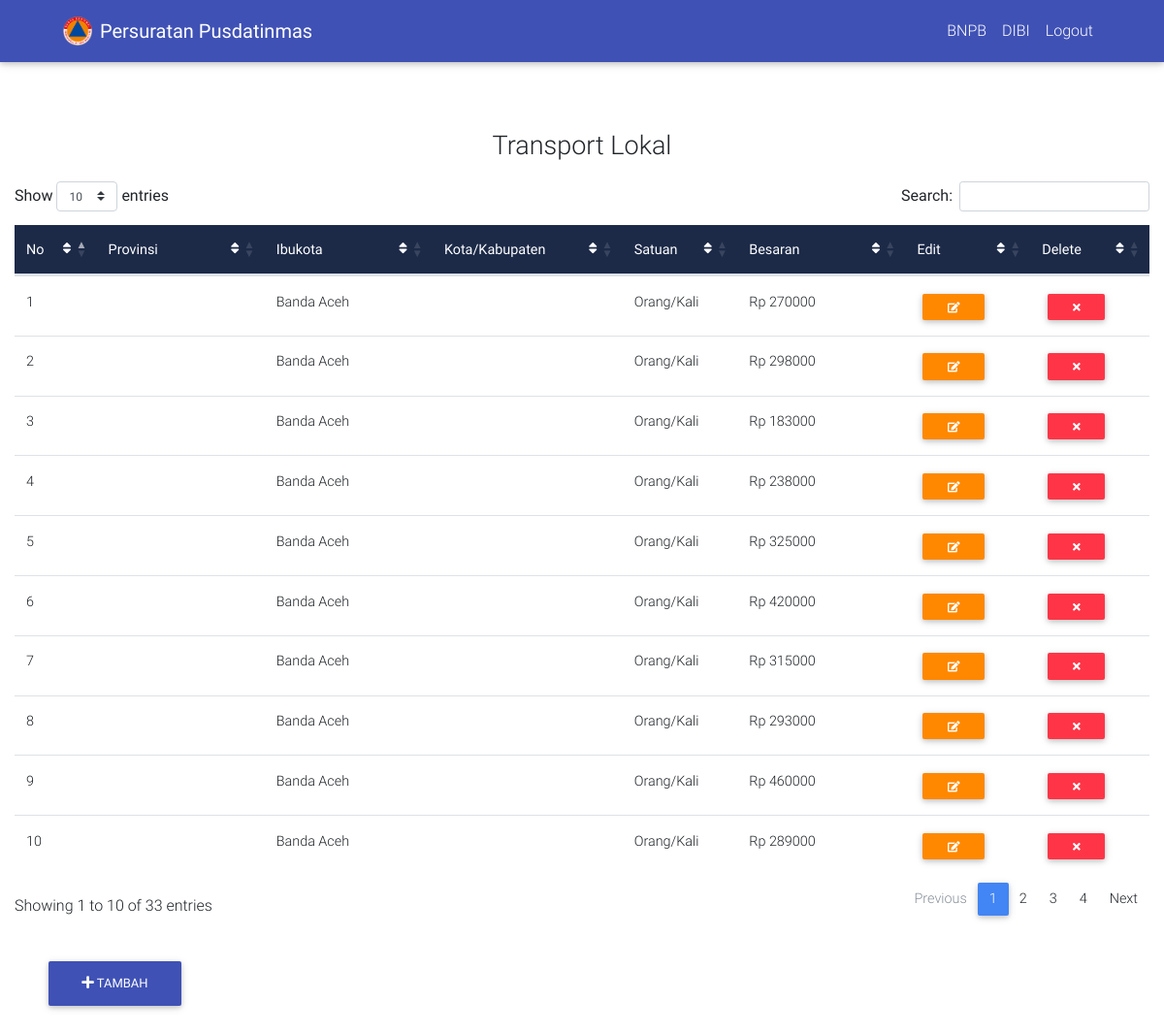
The app's page /index.php/home/transport_lokal with its own data.
### tables this page shows
CREATE TABLE IF NOT EXISTS `transportasi_lokal` (
  `id` int(10) NOT NULL AUTO_INCREMENT,
  `ibukota` varchar(200) NOT NULL DEFAULT '0',
  `kabupaten` varchar(200) NOT NULL DEFAULT '0',
  `besaran` int(12) NOT NULL DEFAULT '0',
  PRIMARY KEY (`id`)
);

### application/controllers/Home.php (called while the page is built, shortened)
<?php
class Home extends CI_Controller {
	function __Construct()
    {
        $this->load->model("home_model");
        $this->load->library("pagination");
    }
	public function transport_lokal()
	{
		$data['transport'] = $this->home_model->get_transport_lokal();
		$this->load->view('layouts/nav');
		$this->load->view('layouts/header');
		$this->load->view('transport_lokal', $data);
	}
}

### index.php (called while the page is built, shortened)
<?php
require_once BASEPATH.'core/CodeIgniter.php';

### application/models/Home_model.php (called while the page is built, shortened)
<?php
class Home_model extends CI_Model {
	function get_transport_lokal() {
		$this->db->from('transportasi_lokal');
		$query = $this->db->get();
		return $query->result();
	}
}
?>

### application/views/transport_lokal.php (the view, shortened to what this page needs)
<body>
  <div class="container-fluid" style="padding-top: 10vh; padding-bottom: 15vh">
        <p style="font-size: 27px; text-align: center; padding-top: 50px;">Transport Lokal</p>
          <table id="biaya_transport" class="table table-hover" cellspacing="0">
                          <thead class="mdb-color darken-3 white-text">
                            <tr>
                              <th scope="col">No
                                <i class="fa fa-sort float-right" aria-hidden="true"></i>
                              </th>
                              <th class="th-sm" scope="col">Provinsi
                                <i class="fa fa-sort float-right" aria-hidden="true"></i>
                              </th>
                              <th class="th-sm" scope="col">Ibukota
                                <i class="fa fa-sort float-right" aria-hidden="true"></i>
                              </th>
                              <th class="th-sm" scope="col">Kota/Kabupaten
                                <i class="fa fa-sort float-right" aria-hidden="true"></i>
                              </th>
                              <th scope="col">Satuan
                                <i class="fa fa-sort float-right" aria-hidden="true"></i>
                              </th>
                              <th class="th-sm" scope="col">Besaran
                                <i class="fa fa-sort float-right" aria-hidden="true"></i>
                              </th>
                              <th scope="col">Edit
                                <i class="fa fa-sort float-right" aria-hidden="true"></i>
                              </th>
                              <th scope="col">Delete
                                <i class="fa fa-sort float-right" aria-hidden="true"></i>
                              </th>
                            </tr>
                          </thead>
                          <tbody>
                            <?php
                            $counter = 1;
                            foreach ($transport as $row) {
                echo "
                <tr>
                              <td> ".$counter." </td>
                              <td>".$row->provinsi."</td>
                              <td>".$row->ibukota."</td>
                              <td>".$row->kota_kabupaten."</td>
                              <td>Orang/Kali</td>
                              <td> Rp ".$row->besaran."</td>
                              <td>
                                 <span class='table-remove'><a href='".base_url("home/edit_transport_lokal_page/$row->id")."'><button type='button'  class='btn btn-warning btn-sm my-0'><i class='fa fa-pencil-square-o' aria-hidden='true'></i></button></a>
                              </td>
                              <td>
                                 <span class='table-remove'><button onclick='hapus($row->id)' type='button' class='btn btn-danger btn-sm my-0'><i class='fa fa-times' aria-hidden='true'></i></button></span>
                              </td>
                            </tr>
                            ";
              $counter++;}
                             ?>
                      </tbody>
                    </table>
              <div class="container-fluid">
  <div class="row">
    <div class="col-md-12">
      <div class="btn-group">
        <a href="#"> <button class="btn animated bounceInLeft btn-indigo btn-fab" type="button" data-toggle="modal" data-target="#modalRegisterForm" id="main"><i class="fa fa-plus" aria-hidden="true">
          </i> Tambah</button>
        </a>
      </div>
    </div>
  </div>
</div>
    </div>
</body>
</html>

### assets/css/style.css (style rules this page uses)
html, body, header, .view { height: 100%; }

### application/views/layouts/header.php (style rules this page uses)
.btn-group .btn-fab { position: fixed !important; left: 50px; }
#main { bottom: 30px; }

### records on screen
transportasi_lokal: ibukota "Banda Aceh", besaran "270000"
transportasi_lokal: ibukota "Banda Aceh", besaran "298000"
transportasi_lokal: ibukota "Banda Aceh", besaran "183000"
transportasi_lokal: ibukota "Banda Aceh", besaran "238000"
transportasi_lokal: ibukota "Banda Aceh", besaran "325000"
transportasi_lokal: ibukota "Banda Aceh", besaran "420000"
transportasi_lokal: ibukota "Banda Aceh", besaran "315000"
transportasi_lokal: ibukota "Banda Aceh", besaran "293000"
transportasi_lokal: ibukota "Banda Aceh", besaran "460000"
transportasi_lokal: ibukota "Banda Aceh", besaran "289000"
